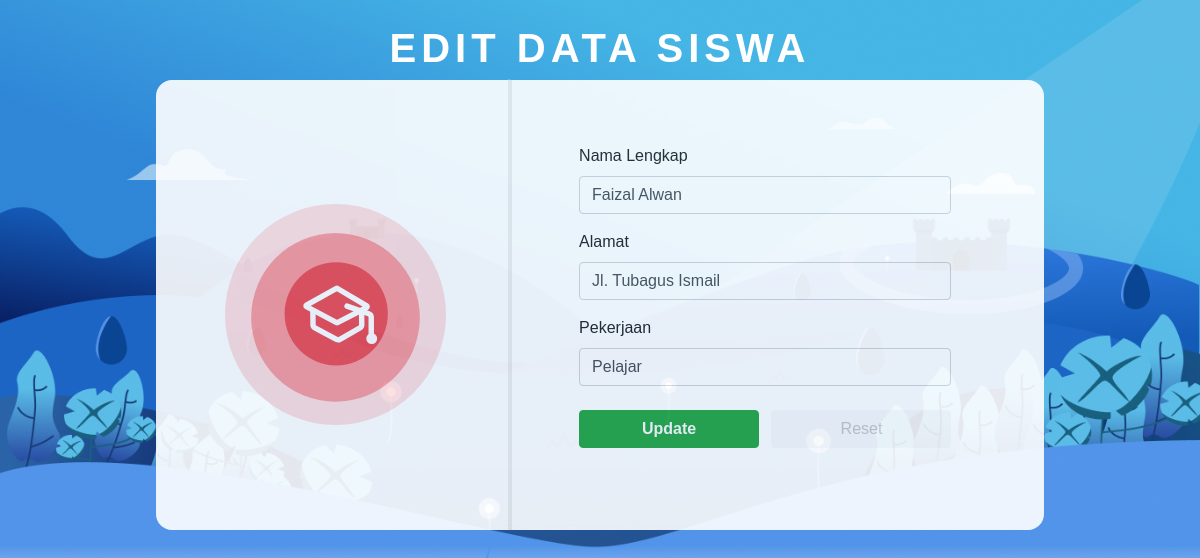
The app's page /datasiswa/editsiswa.php?id=1 with its own data.
### tables this page shows
CREATE TABLE `tbsiswa` (
  `id_siswa` int(10) NOT NULL,
  `nama_siswa` varchar(35) NOT NULL,
  `alamat` varchar(100) NOT NULL,
  `pekerjaan` varchar(9) NOT NULL
);

### datasiswa/editsiswa.php (the view, shortened to what this page needs)
<!DOCTYPE html>
<html lang="en">
<head>
    <link rel="stylesheet" type="text/css" href="../../kursus/libraries/css/bootstrap.css">
    <link rel="stylesheet" type="text/css" href="../../kursus/libraries/css/animate.css">
     <link rel="stylesheet" type="text/css" href="all.css">
     <link rel="stylesheet" type="text/css" href="siswa.css">
</head>
<body>
<div class="container">
    <div class="text-center mt-4 animated fadeInDown" style="background-size: 1px" >
           <h1>EDIT DATA SISWA</h1>
    </div>
    <?php
        include "../../kursus/config/koneksi.php";
        $id = $_GET['id'];
        $datasiswa = mysqli_query($koneksi, "SELECT*FROM tbsiswa WHERE id_siswa='$id'");
        while($ds=mysqli_fetch_array($datasiswa))
        {
    ?>
	<section class="section-form mx-auto animated zoomInDown">
		<div class="row">
			<div class="col-4" >
				<a href="../../kursus/datasiswa/viewsiswa.php">
					<img src="../../kursus/assets/logo_siswa.svg" style="width: 80%; margin-top:45%; margin-left:25%;"  class="">
				</a>
			</div>
			<hr>
			<div class="col-7">
				<form class="p-3 mt-5" action="update.php" method="POST" >
					<div class="form-group">
						<label for="nama">Nama Lengkap</label>
                        <input type="text" class="form-control" id="nama" name="namasiswa" value="<?= $ds['nama_siswa']; ?>">
					</div>
					<div class="form-group">
						<label for="alamat">Alamat</label>
						<input type="text" class="form-control" id="alamat" value="<?= $ds['alamat'];?>" name="alamat">
					</div>
					<div class="form-group">
						<label for="alamat">Pekerjaan</label>
						<input type="text" class="form-control" id="pekerjaan" value="<?= $ds['pekerjaan'];?>" name="pekerjaan">
					</div>
					<button class="btn btn-success mt-2 text-light" style="width: 180px; font-weight:bold"  type="submit" name="submit">Update</button>
					<button class="btn btn-light mt-2 ml-2 float-right" style="width: 180px; color:#c6c6c6;" type="reset">Reset</button>
				</form>
			</div>
		</div>
	</section>
    <?php
        }
    ?>
    </div>
</body>
</html>

### datasiswa/siswa.css (style rules this page uses)
body { font-family : 'Poppins', sans-serif; background-image : url("../../kursus/assets/background.jpg"); background-size : cover; }
h1 { font-weight : bold; font-size : 40px; color : white; letter-spacing:5px; }
.section-form { background-color : white; height: 450px; width : 80%; border-radius : 16px; opacity : 0.9; position : relative; }
hr { border-left: 4px solid #DEDEDE; height: 450px; position: absolute; left: 40%; margin-left: -3px; top: -17px; opacity : 0.5; }
form { margin-left : 20%; }

### records on screen
tbsiswa: namasiswa "Faizal Alwan", alamat "Jl. Tubagus Ismail", pekerjaan "Pelajar"
